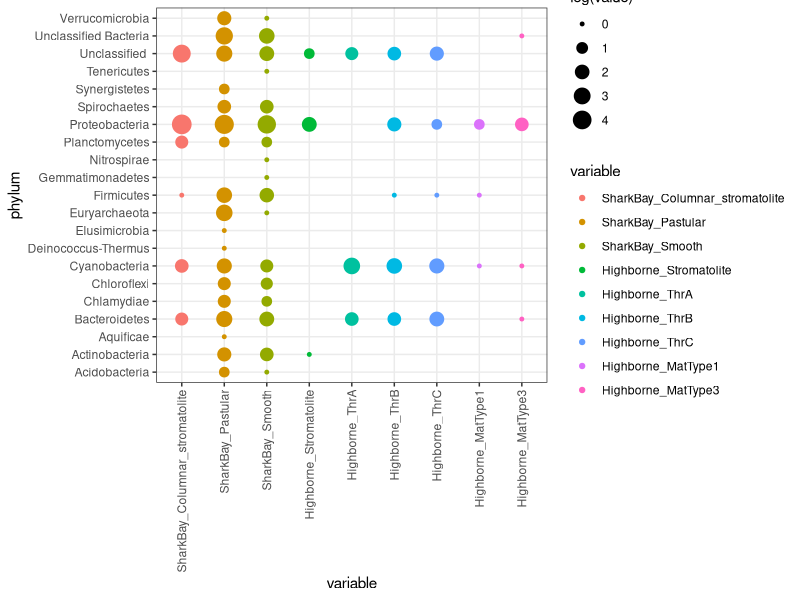
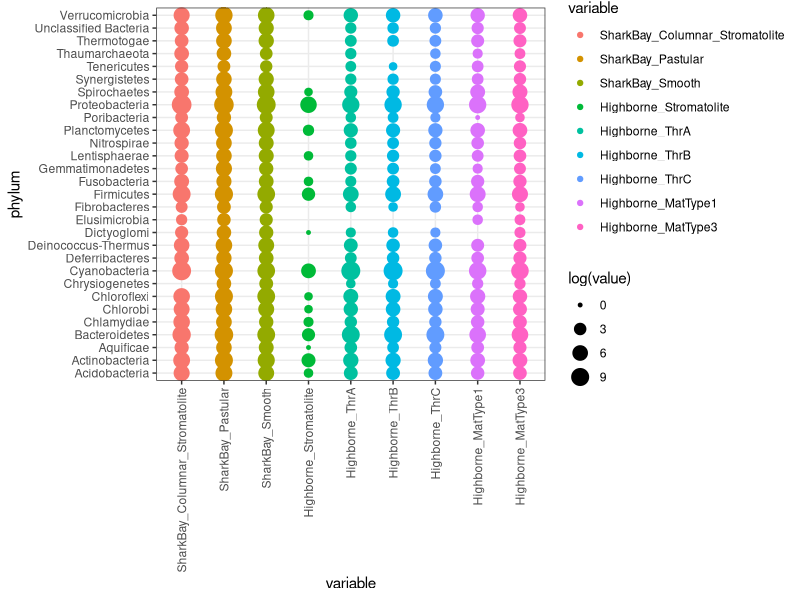

R code for these plots, in order: (Note: this script raises an error after producing the figures.)
#Dot Plot - SharkBay 16S
# Written RAWIII April 12, 2014

#Set Working Directory
setwd("/home/rawiii/Desktop/SharkBayR/")

#Load Libraries
library("ggplot2")
library("RColorBrewer")
library("reshape")
library("reshape2")
library("lattice")

#Load Data and Rename Columns
data.16s <- read.table("SB16SBacformat.txt", sep="\t", header=T)
data.16s.m <- melt(data.16s)
data.18s <- read.table("SB18SEukformat.txt", sep="\t", header=T)
data.18s.m <- melt(data.18s)
data.refseq.bac <- read.table("SBrefseqBacformat.txt", sep="\t", header=T)
data.refseq.bac.m <- melt(data.refseq.bac)
data.refseq.Euk <- read.table("SBrefseqEukformat.txt", sep="\t", header=T)
data.refseq.Euk.m <- melt(data.refseq.Euk)

#Plot Dot Plot
svg('/home/rawiii/Desktop/SharkBayR/Test16s.svg', width = 18, height = 12, pointsize = 16)
p1 <- ggplot(data.16s.m, aes(x=variable, y=phylum, color=variable)) + geom_point(aes(size=log(value))) +  theme_bw() + theme(axis.text.x = element_text(angle = 90, vjust = 0.5, hjust = 1))
p2 <- ggplot(data.refseq.bac.m, aes(x=variable, y=phylum, color=variable)) + geom_point(aes(size=log(value))) + theme_bw() + theme(axis.text.x = element_text(angle = 90, vjust = 0.5, hjust = 1))
grid.arrange(arrangeGrob(p1,p2, ncol=3, widths=c(5/7, 5/7, 1/16)))
dev.off()


svg('/home/rawiii/Desktop/SharkBayR/Test18s.svg', width = 18, height = 18, pointsize = 16)
p3 <- ggplot(data.18s.m, aes(x=variable, y=phylum, color=variable)) + geom_point(aes(size=log(value))) +  theme_bw() + theme(axis.text.x = element_text())
p4 <- ggplot(data.refseq.Euk.m, aes(x=variable, y=phylum, color=variable)) + geom_point(aes(size=log(value))) + theme_bw() + theme(axis.text.x = element_text(angle = 90, vjust = 0.5, hjust = 1))
grid.arrange(arrangeGrob(p3,p4, ncol=1, widths=c(5/7, 5/7, 1/16)))
dev.off()

#Cluster Euclidian
data.t  <- read.table("SB16SformatEdit.txt", sep="\t", header=T, row.names=1)
data.tt  <- t(data.t)
data.tt.dist <- dist(data.tt)
data.tt.euclid.fit  <- hclust(data.tt.dist)
plot(data.tt.euclid.fit, main="Distance: Euclidian, Clustering: Complete")

#pvclust with monte carlo euclidian distance
library(pvclust)
data.pv_fit <- pvclust(data.t, method.hclust="complete", method.dist="euclidian", n=1000)
plot(data.pv_fit)

#MDS plot
library(vegan)
data.t  <- read.table("SB16SformatEdit.txt", sep="\t", header=T, row.names=1)
data.hel  <- sqrt(data.t)
data.hel.pca  <- rda(t(data.hel))
p <- length(data.hel.pca$CA$eig)
data.hel.pca.sc1 <- scores(data.hel.pca, display="wa", scaling=1, choices=c(1:p))
variance = (data.hel.pca$CA$eig / sum(data.hel.pca$CA$eig))*100
plot(data.hel.pca.sc1, type="p", xlab= paste("PC1 (", round(variance[1],2) ,"% Variance)"), 
     ylab= paste("PC2 (", round(variance[2],2) ,"% Variance)"),)

#Plot MDS ggplot2
quartz("Pathways Scaling 1: PCA")
qplot(data.hel.pca.sc1[,1], 
      data.hel.pca.sc1[,2], 
      label=rownames(data.hel.pca.sc1), 
      size=2, geom=c("point"), 
      xlab= paste("PC1 (", round(variance[1],2) ," % Variance)"), 
      ylab= paste("PC2 (", round(variance[2],2) ," % Variance)"), 
      color=factor(data.hel.pca)) + 
  geom_text(hjust=-0.1, vjust=0, colour="black", size=3) + theme_bw() + theme(legend.position="none") + xlim(-0.6, 0.6)

#MDS plot
library(vegan)
data.hel.nmds  <- metaMDS(t(data.hel), distance = "bray")
qplot(data.hel.nmds$points[,1], data.hel.nmds$points[,2], label=rownames(data.hel.nmds$points), size=2, geom=c("point"), 
      xlab="MDS1", ylab="MDS2", main=paste("NMDS/Bray - Stress =", round(pdata.hel.nmds$stress,3)), color=factor(data.hel.nmds)) + 
  geom_text(hjust=-0.1, vjust=0, colour="black", size=3) + theme_bw() +theme(legend.position="none") + xlim(-0.5,1.0)
